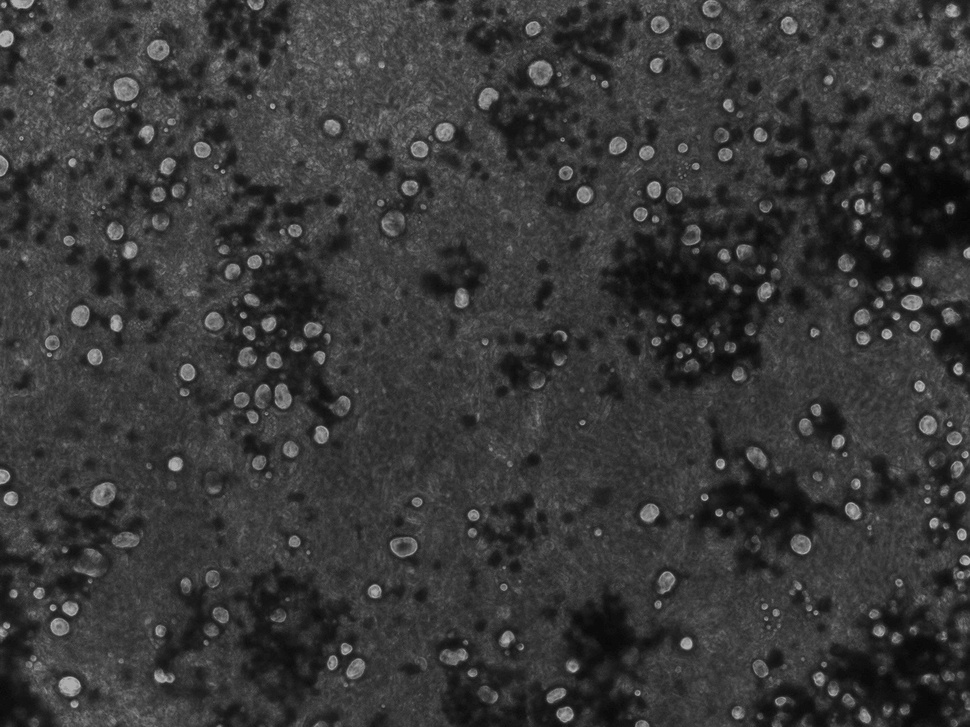
%> input picture images/sample4.jpg, 970 x 727 px, shrunk from 1388 x 1040 before the run
$ octave testmg.m   (GNU Octave 9; MATLAB toolbox functions it lacks are replaced by stand-ins)
%> lines starting %> are read from the running program, lines starting %| are printed output that depends on the picture; in (x1, y1, x2, y2) boxes, pixels count from 0 and x2, y2 are one past the last pixel; in counts of white or black regions, pixels touching at a corner belong together; the program's own positions count from 1
% code from this paper
% http://online.liebertpub.com/doi/pdf/10.1089/ten.tec.2009.0755
% https://www.ncbi.nlm.nih.gov/pmc/articles/PMC4442582/

clc
close all

fname = 'images/sample4.jpg';
im_RGB=imread(fname);
%> im_RGB is the input picture: size 727x970x3 uint8; min 5, max 189, mean 56.4
im_gray=rgb2gray(im_RGB);

im_gray=double(im_gray);
%> im_gray: size 727x970 double
im_gray=im_gray/255;
im_gray=wiener2(im_gray);

figure(1);
imshow(im_gray); title('Grayscale Image');

% Thresholding
threshold=0.44;
Binary_Image=im2bw(im_gray,threshold);
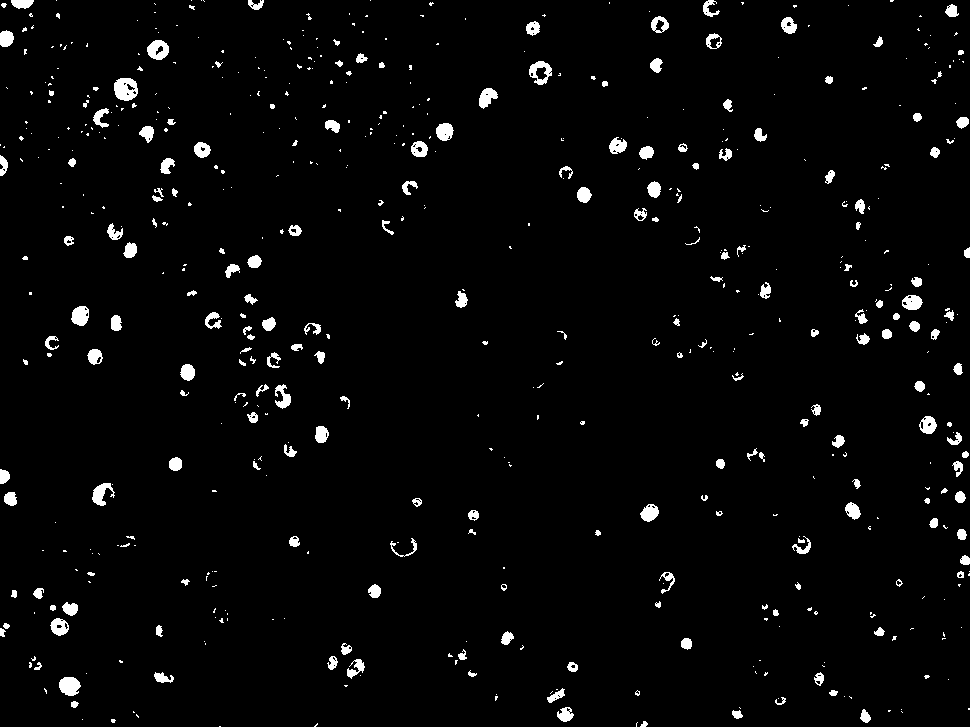
%> Binary_Image: size 727x970 logical; 2.8% white; 576 white regions (373 under 20 px), largest, box (x1, y1, x2, y2) and area: (114, 78, 138, 101) 417, (59, 677, 81, 696) 320, (147, 40, 169, 60) 307
figure(2);
imshow(Binary_Image); title('Binary Image');

%%

% Region Filling
Filled_Image=imfill(Binary_Image,'holes');
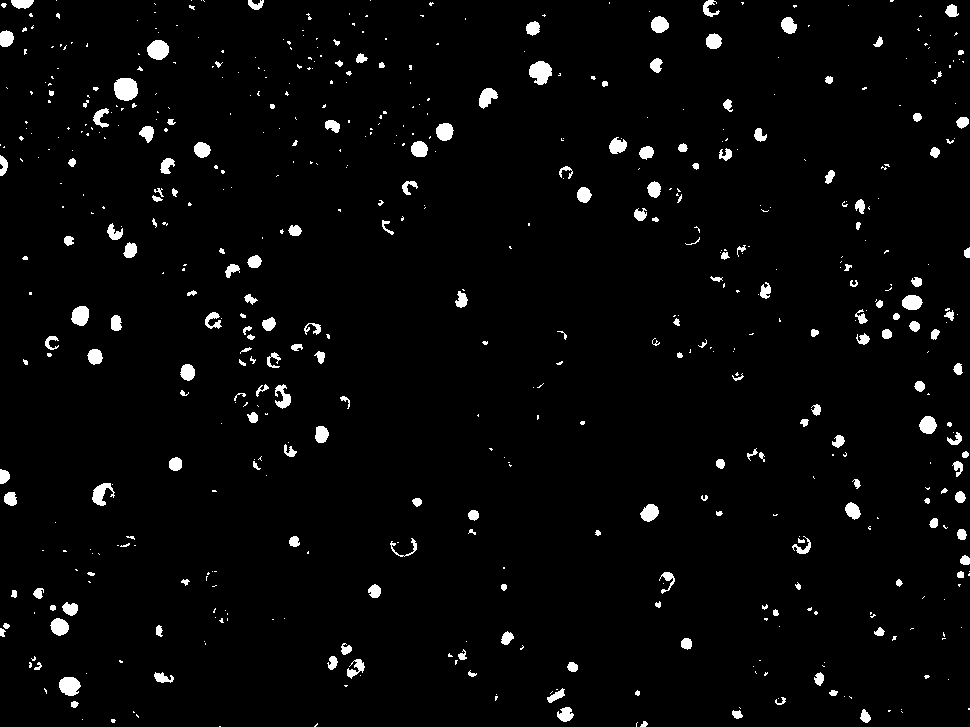
%> Filled_Image: size 727x970 logical; 2.9% white; 576 white regions (372 under 20 px), largest, box (x1, y1, x2, y2) and area: (114, 78, 138, 101) 453, (529, 61, 552, 85) 393, (147, 40, 169, 60) 339
figure(3);
imshow(Filled_Image);title('Binary Filled Image');

% Connected Component Labeling
[labeled_im,num_of_objects]=bwlabel(Filled_Image,4);
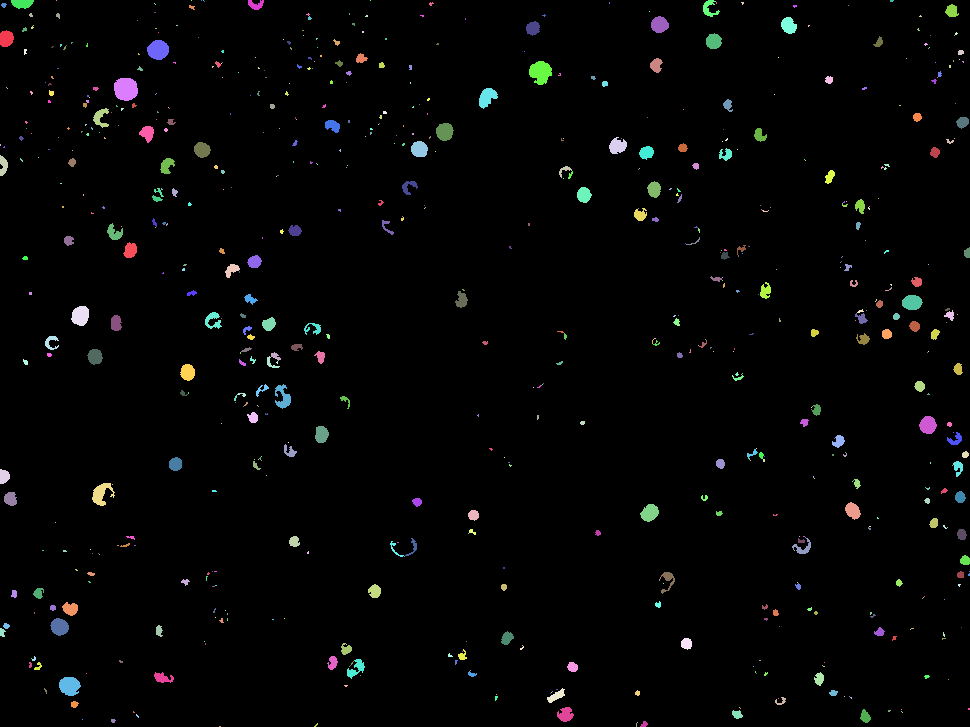
%> labeled_im: size 727x970 double; 691 distinct labels, from 0 to 690; one colour per label, 0 black
%> num_of_objects = 690

RGB_labeled_im=label2rgb(labeled_im);
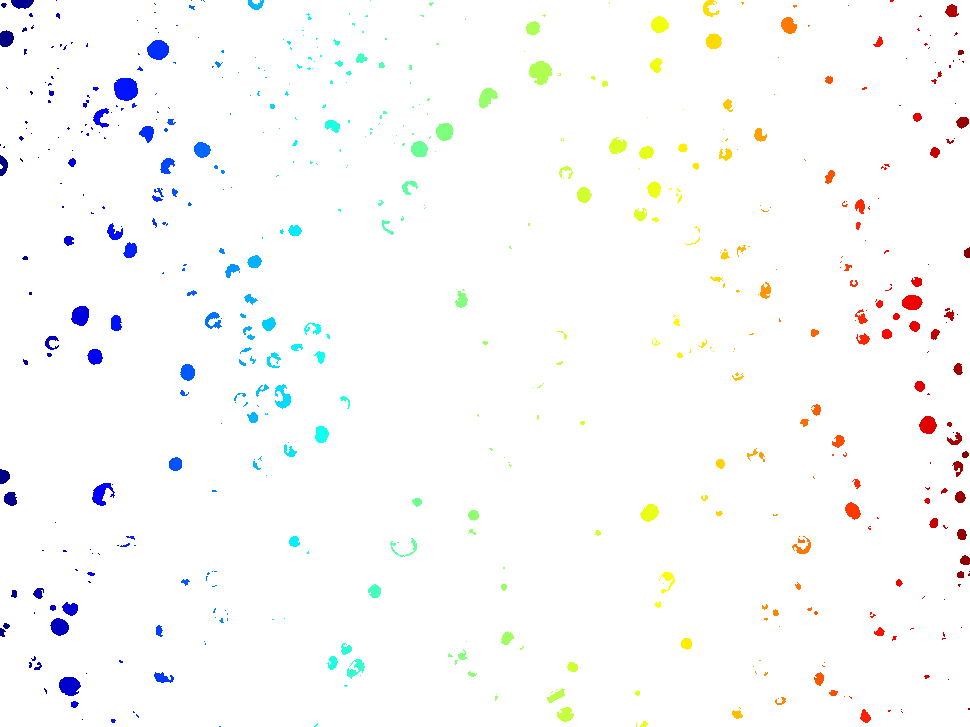
%> RGB_labeled_im: size 727x970x3 uint8; mean R, G, B 250.9, 251.2, 251.2
figure(4);
imshow(RGB_labeled_im); title('Labeled Image');


% Area Calculations
area=zeros(1,num_of_objects);
for i=1:length(labeled_im(:))
    if labeled_im(i) ~= 0
        object_serial_num=labeled_im(i);
        area(object_serial_num)=area(object_serial_num)+1;
    end
end
%> after the loop, area = 690 values, max 453 at index 100, min 1 at index 10, mean 29.75; object_serial_num = 689

% Labeling each object with its Area (in Pixels)
labeled_im_area=labeled_im;
for i=1:length(labeled_im(:))

    if labeled_im(i)~=0
        object_serial_num=labeled_im(i);
        labeled_im_area(i)=area(object_serial_num);
    end
end
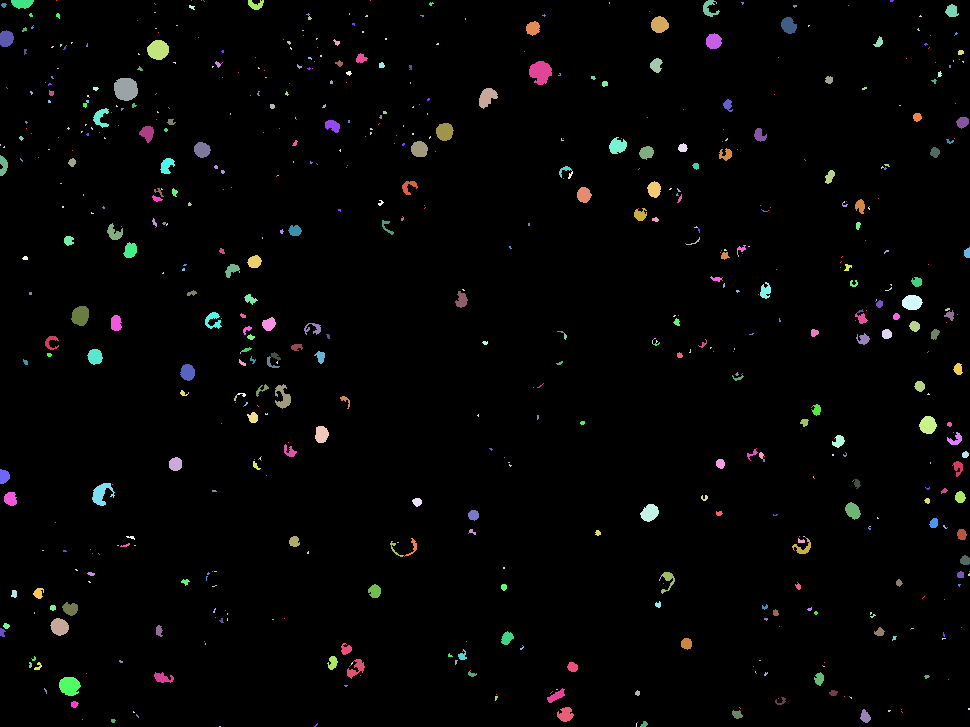
%> labeled_im_area: size 727x970 double; 141 distinct labels, from 0 to 453; one colour per label, 0 black
%> after the loop, object_serial_num = 689

% Deleting the Connected Components with Area <5 Pixels
labeled_im_area(labeled_im_area==1)=0;
%> labeled_im_area: size 727x970 double; 140 distinct labels, from 0 to 453
labeled_im_area(labeled_im_area==2)=0;
%> labeled_im_area: size 727x970 double; 139 distinct labels, from 0 to 453
labeled_im_area(labeled_im_area==3)=0;
%> labeled_im_area: size 727x970 double; 138 distinct labels, from 0 to 453
labeled_im_area(labeled_im_area==4)=0;
%> labeled_im_area: size 727x970 double; 137 distinct labels, from 0 to 453
labeled_im(labeled_im_area==0)=0;
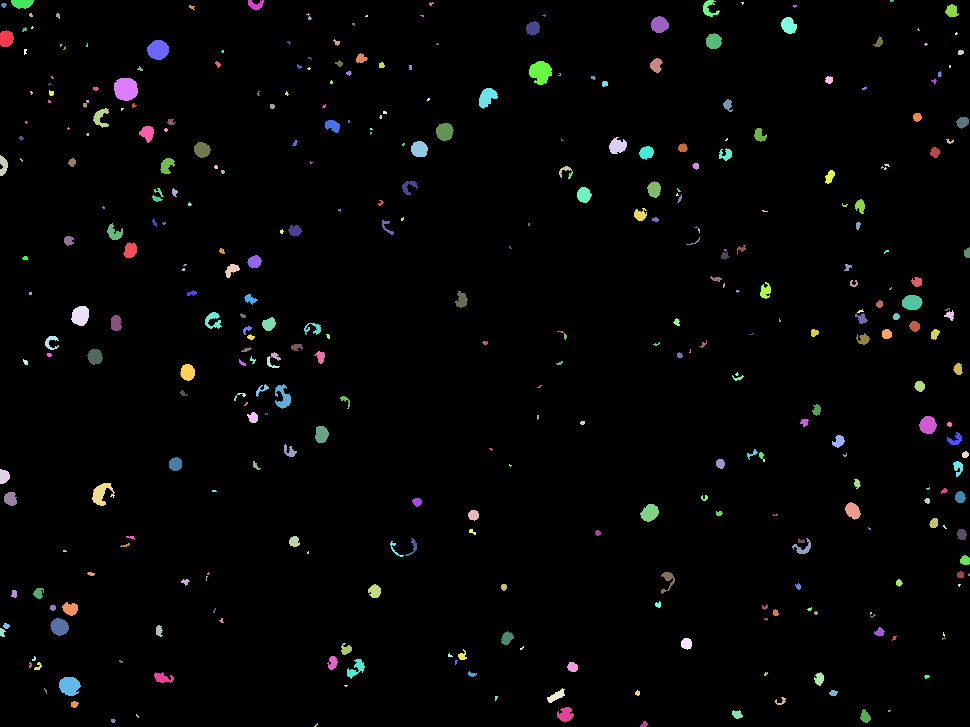
%> labeled_im: size 727x970 double; 360 distinct labels, from 0 to 688; one colour per label, 0 black

figure(5);
imshow(labeled_im_area); title('Area');
%pixval;

% Back to Area Calculations
total_area=sum(area);
%> total_area = 20530

image_area=length(im_gray(:));
%> image_area = 705190
area_ratio=total_area/image_area;
%> area_ratio = 0.0291
